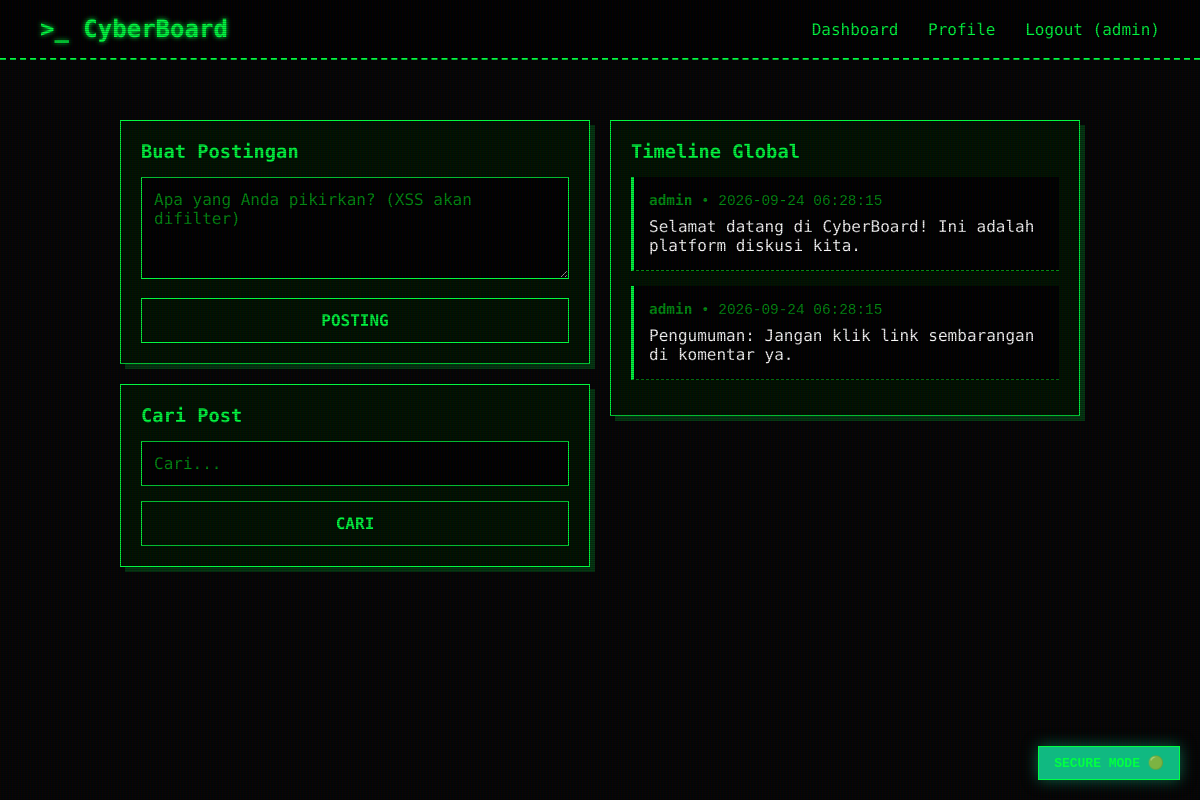
The app's page /CyberTarget_Web/secure/index.php (signed in) with its own data.
### tables this page shows
CREATE TABLE target_posts (
    id INT AUTO_INCREMENT PRIMARY KEY,
    author_id INT,
    content TEXT NOT NULL,
    created_at TIMESTAMP DEFAULT CURRENT_TIMESTAMP
);

CREATE TABLE target_users (
    id INT AUTO_INCREMENT PRIMARY KEY,
    username VARCHAR(50) NOT NULL UNIQUE,
    password VARCHAR(255) NOT NULL,
    email VARCHAR(100),
    role ENUM('admin', 'user') DEFAULT 'user',
    bio TEXT,
    created_at TIMESTAMP DEFAULT CURRENT_TIMESTAMP
);

### CyberTarget_Web/secure/index.php (the view, shortened to what this page needs)
<?php
require_once 'db.php';
$search = $_GET['q'] ?? '';
?>
<!DOCTYPE html>
<html lang="id">
<head>
    <link rel="stylesheet" href="style.css">
</head>
<body>
    <div class="status-badge" style="background: #10b981; box-shadow: 0 0 15px rgba(16, 185, 129, 0.5);">SECURE MODE 🟢</div>
    <div class="navbar">
        <a href="index.php" class="logo">CyberBoard</a>
        <div class="nav-links">
            <a href="index.php">Dashboard</a>
            <a href="profile.php">Profile</a>
            <a href="logout.php">Logout (<?= htmlspecialchars($_SESSION['username'] ?? 'User') ?>)</a>
        </div>
    </div>
    <div class="container">
        <div class="grid-2">
            <div>
                <div class="glass-panel" style="padding: 20px; margin-bottom: 20px;">
                    <h3 style="margin-bottom: 15px; color: var(--primary);">Buat Postingan</h3>
                    <form method="POST">
                        <textarea name="content" rows="4" placeholder="Apa yang Anda pikirkan? (XSS akan difilter)"></textarea>
                        <button type="submit">Posting</button>
                    </form>
                </div>
                <div class="glass-panel" style="padding: 20px;">
                    <h3 style="margin-bottom: 15px; color: var(--primary);">Cari Post</h3>
                    <form method="GET">
                        <input type="text" name="q" placeholder="Cari..." value="<?= htmlspecialchars($search, ENT_QUOTES, 'UTF-8') ?>">
                        <button type="submit">Cari</button>
                    </form>
                </div>
            </div>
            <div class="glass-panel" style="padding: 20px; height: fit-content;">
                <h3 style="margin-bottom: 15px; color: var(--primary);">Timeline Global</h3>
                <?php
                $query = "SELECT p.*, u.username FROM target_posts p JOIN target_users u ON p.author_id = u.id";
                if ($search) {
                    $query .= " WHERE p.content LIKE ?";
                    $query .= " ORDER BY p.created_at DESC";
                    $stmt = $conn->prepare($query);
                    $like_search = "%$search%";
                    $stmt->bind_param("s", $like_search);
                } else {
                    $query .= " ORDER BY p.created_at DESC";
                    $stmt = $conn->prepare($query);
                }
                $stmt->execute();
                $result = $stmt->get_result();
                if ($result && $result->num_rows > 0) {
                    while ($post = $result->fetch_assoc()) {
                        echo "<div class='post'>";
                        echo "<div class='post-header'>";
                        echo "<strong>" . htmlspecialchars($post['username'], ENT_QUOTES, 'UTF-8') . "</strong> &bull; " . $post['created_at'];
                        echo "</div>";
                        echo "<div class='post-body'>" . htmlspecialchars($post['content'], ENT_QUOTES, 'UTF-8') . "</div>";
                        echo "</div>";
                    }
                } else {
                    echo "<p style='color: var(--text-muted);'>Tidak ada postingan.</p>";
                }
                ?>
            </div>
        </div>
    </div>
</body>
</html>

### CyberTarget_Web/secure/style.css (style rules this page uses)
:root { --bg-dark: #050505; --bg-card: rgba(0, 20, 0, 0.85); --primary: #00FF41; --primary-glow: rgba(0, 255, 65, 0.5); --secondary: #008F11; --danger: #FF003C; --danger-glow: rgba(255, 0, 60, 0.5); --text-main: #00FF41; --text-muted: #008F11; }
* { margin: 0; padding: 0; box-sizing: border-box; font-family: 'Fira Code', monospace; }
body { background: var(--bg-dark); color: var(--text-main); min-height: 100vh; display: flex; flex-direction: column; }
body::after { content: " "; display: block; position: fixed; top: 0; left: 0; bottom: 0; right: 0; background: linear-gradient(rgba(18, 16, 16, 0) 50%, rgba(0, 0, 0, 0.25) 50%), linear-gradient(90deg, rgba(255, 0, 0, 0.06), rgba(0, 255, 0, 0.02), rgba(0, 0, 255, 0.06)); z-index: 2; background-size: 100% 2px, 3px 100%; pointer-events: none; }
.glass-panel { background: var(--bg-card); border: 1px solid var(--primary); border-radius: 0; box-shadow: 5px 5px 0px rgba(0, 255, 65, 0.2); position: relative; z-index: 1; }
.navbar { display: flex; justify-content: space-between; align-items: center; padding: 15px 40px; background: #000; border-bottom: 2px dashed var(--primary); position: relative; z-index: 1; }
.navbar .logo { font-size: 1.5rem; font-weight: 700; color: var(--primary); text-decoration: none; text-shadow: 0 0 5px var(--primary); }
.navbar .logo::before { content: ">_ "; }
.navbar .nav-links a { color: var(--text-main); text-decoration: none; margin-left: 20px; transition: 0.3s; border-bottom: 1px solid transparent; }
input, textarea { width: 100%; padding: 12px; margin-bottom: 15px; background: #000; border: 1px solid var(--primary); border-radius: 0; color: var(--primary); font-size: 1rem; transition: 0.3s; }
input::placeholder, textarea::placeholder { color: var(--text-muted); }
button { width: 100%; padding: 12px; background: transparent; border: 1px solid var(--primary); border-radius: 0; color: var(--primary); font-weight: bold; font-size: 1rem; cursor: pointer; transition: 0.3s; text-transform: uppercase; }
.container { max-width: 1000px; margin: 40px auto; padding: 20px; flex: 1; width: 100%; position: relative; z-index: 1; }
.grid-2 { display: grid; grid-template-columns: 1fr 1fr; gap: 20px; }
.post { background: #000; padding: 15px; border-radius: 0; margin-bottom: 15px; border-left: 3px solid var(--primary); border-bottom: 1px dashed var(--text-muted); }
.post-header { font-size: 0.9rem; color: var(--text-muted); margin-bottom: 8px; font-family: monospace; }
.post-body { color: #fff; }
.status-badge { position: fixed; bottom: 20px; right: 20px; background: #000; color: var(--primary); padding: 8px 15px; border: 1px solid var(--primary); font-weight: bold; box-shadow: 0 0 15px var(--primary-glow); z-index: 1000; font-family: monospace; text-transform: uppercase; }

### records on screen
target_posts: target_users.username "admin", created_at "2026-09-24 06:28:15", content "Selamat datang di CyberBoard! Ini adalah platform diskusi kita."
target_posts: target_users.username "admin", created_at "2026-09-24 06:28:15", content "Pengumuman: Jangan klik link sembarangan di komentar ya."

### other values on screen
$_SESSION['username'] "admin"
